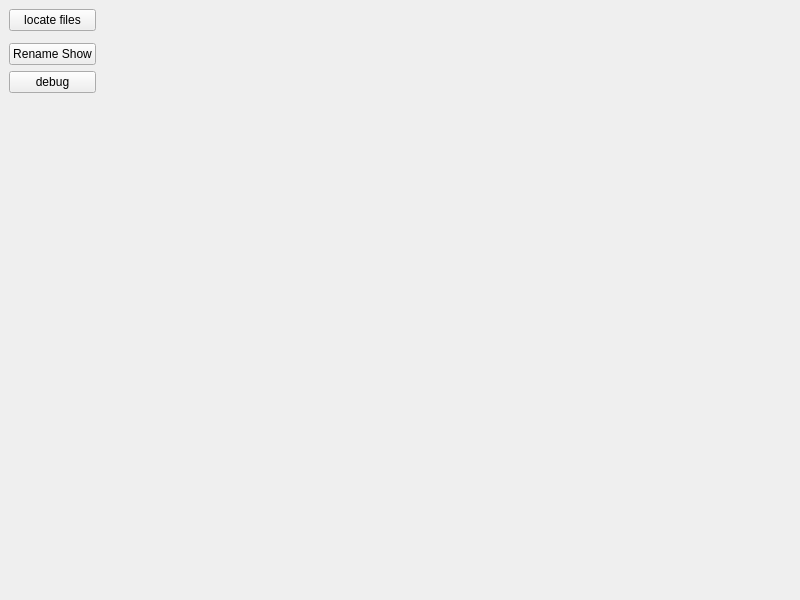
<?xml version="1.0" encoding="UTF-8"?>
<ui version="4.0">
 <class>tw</class>
 <widget class="QMainWindow" name="tw">
  <property name="geometry">
   <rect>
    <x>0</x>
    <y>0</y>
    <width>800</width>
    <height>600</height>
   </rect>
  </property>
  <property name="windowTitle">
   <string>Tools</string>
  </property>
  <widget class="QWidget" name="centralwidget">
   <layout class="QGridLayout" name="gridLayout">
    <item row="4" column="0">
     <spacer name="verticalSpacer">
      <property name="orientation">
       <enum>Qt::Vertical</enum>
      </property>
      <property name="sizeHint" stdset="0">
       <size>
        <width>20</width>
        <height>40</height>
       </size>
      </property>
     </spacer>
    </item>
    <item row="0" column="0">
     <widget class="QPushButton" name="build_index">
      <property name="text">
       <string>locate files</string>
      </property>
     </widget>
    </item>
    <item row="2" column="0">
     <widget class="QPushButton" name="show_rename">
      <property name="text">
       <string>Rename Show</string>
      </property>
     </widget>
    </item>
    <item row="0" column="1" rowspan="5">
     <widget class="QWidget" name="tool_window_controls" native="true">
      <layout class="QGridLayout" name="gridLayout_2">
       <item row="0" column="0">
        <spacer name="horizontalSpacer">
         <property name="orientation">
          <enum>Qt::Horizontal</enum>
         </property>
         <property name="sizeHint" stdset="0">
          <size>
           <width>40</width>
           <height>20</height>
          </size>
         </property>
        </spacer>
       </item>
      </layout>
     </widget>
    </item>
    <item row="3" column="0">
     <widget class="QPushButton" name="dbg">
      <property name="text">
       <string>debug</string>
      </property>
     </widget>
    </item>
   </layout>
  </widget>
 </widget>
 <resources/>
 <connections/>
</ui>
